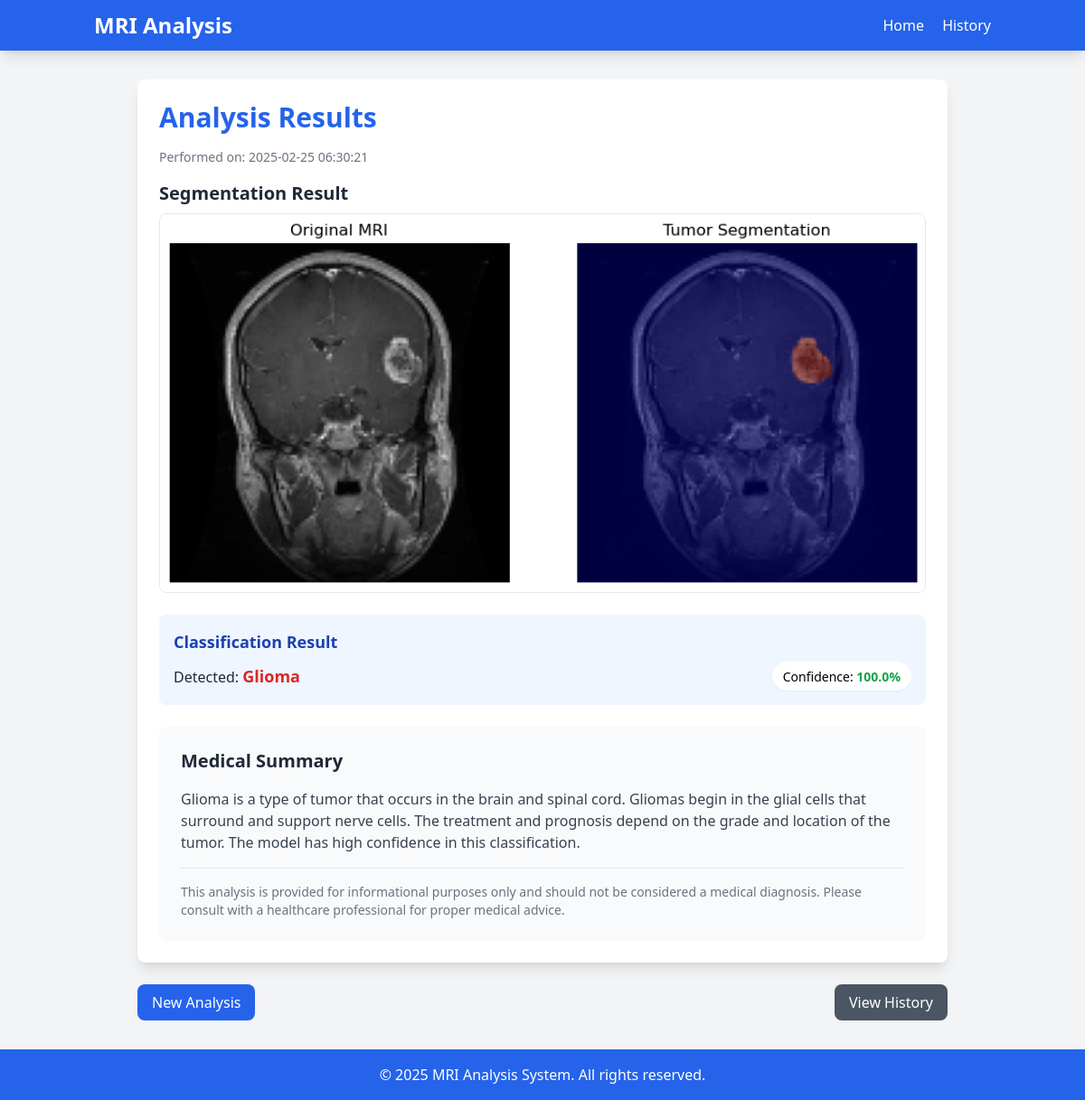
The page /result/1 on the database its author committed.
### tables this page shows
CREATE TABLE analyses (
        id INTEGER PRIMARY KEY AUTOINCREMENT,
        filename TEXT NOT NULL,
        original_path TEXT NOT NULL,
        result_path TEXT NOT NULL,
        classification TEXT NOT NULL,
        confidence REAL NOT NULL,
        summary TEXT,
        created_at TIMESTAMP DEFAULT CURRENT_TIMESTAMP
    );

### app.py (the view)
@app.route('/result/<int:analysis_id>')
def result(analysis_id):
    conn = sqlite3.connect('brain_mri.db')
    conn.row_factory = sqlite3.Row
    cursor = conn.cursor()
    cursor.execute('SELECT * FROM analyses WHERE id = ?', (analysis_id,))
    analysis = cursor.fetchone()
    conn.close()
    if analysis:
        return render_template('result.html', analysis=analysis)
    else:
        flash('Analysis not found', 'error')
        return redirect(url_for('index'))

### templates/result.html (shortened to what this page needs)
{% extends "base.html" %}
{% block content %}
<div class="max-w-4xl mx-auto">
    <div class="bg-white rounded-lg shadow-lg p-6 mb-6">
        <h1 class="text-3xl font-bold text-blue-600 mb-4">Analysis Results</h1>
        <p class="text-sm text-gray-500 mb-4">Performed on: {{ analysis.created_at }}</p>
        <div class="grid grid-cols-1 gap-12 mb-6">
            <div>
                <h2 class="text-xl font-semibold text-gray-800 mb-2">Segmentation Result</h2>
                <div class="border rounded-lg overflow-hidden">
                    <img src="{{ '/' + analysis.result_path }}" alt="Segmentation Result" class="w-full h-auto">
                </div>
            </div>
        </div>
        <div class="bg-blue-50 rounded-lg p-4 mb-6">
            <h2 class="text-lg font-semibold text-blue-800 mb-2">Classification Result</h2>
            <div class="flex items-center justify-between">
                <p class="text-gray-800">
                    <span class="font-medium">Detected: </span>
                    <span class="text-lg font-bold {% if analysis.classification == 'no_tumor' %}text-green-600{% else %}text-red-600{% endif %}">
                        {{ analysis.classification.replace('_', ' ').title() }}
                    </span>
                </p>
                <div class="bg-white rounded-full py-1 px-3 shadow-sm">
                    <span class="text-sm font-medium">Confidence: </span>
                    <span class="text-sm font-bold
                        {% if analysis.confidence > 0.9 %}text-green-600
                        {% elif analysis.confidence > 0.7 %}text-yellow-600
                        {% else %}text-red-600{% endif %}">
                        {{ (analysis.confidence * 100) | round(1) }}%
                    </span>
                </div>
            </div>
        </div>
        <div class="bg-gray-50 rounded-lg p-6">
            <h2 class="text-xl font-semibold text-gray-800 mb-4">Medical Summary</h2>
            <div class="prose text-gray-700">
                {{ analysis.summary | safe }}
            </div>
            <div class="mt-4 pt-4 border-t border-gray-200 text-sm text-gray-500">
                <p>This analysis is provided for informational purposes only and should not be considered a medical diagnosis. Please consult with a healthcare professional for proper medical advice.</p>
            </div>
        </div>
    </div>
    <div class="flex justify-between">
        <a href="/" class="bg-blue-600 hover:bg-blue-700 text-white font-medium py-2 px-4 rounded-lg">
            New Analysis
        </a>
        <a href="/history" class="bg-gray-600 hover:bg-gray-700 text-white font-medium py-2 px-4 rounded-lg">
            View History
        </a>
    </div>
</div>
{% endblock %}

### rows shown on the page
analyses: created_at "2025-02-25 06:30:21", result_path (picture), classification.replace "Glioma", (analysis.confidence*100)|round(1) "100.0", summary "Glioma is a type of tumor that occurs in the brain and spinal cord. Gliomas begin in the glial cells that surround and support nerve cells. The treatment and prognosis depend on the grade and location of the tumor. The model has high confidence in this classification."
